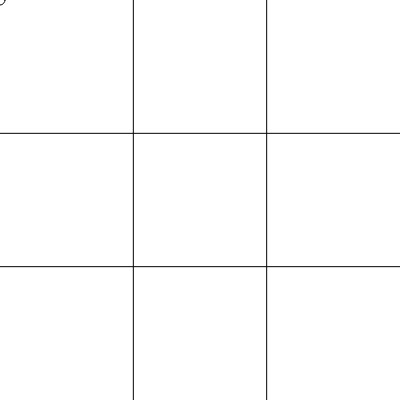
Frame 1 (no input)
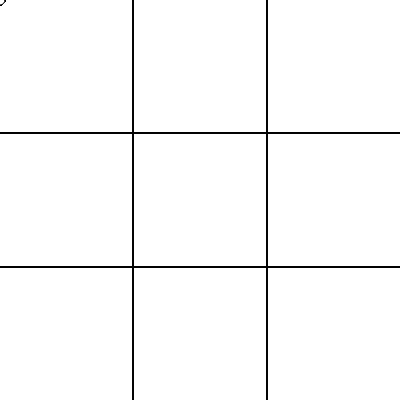
Frame 60 (no input)
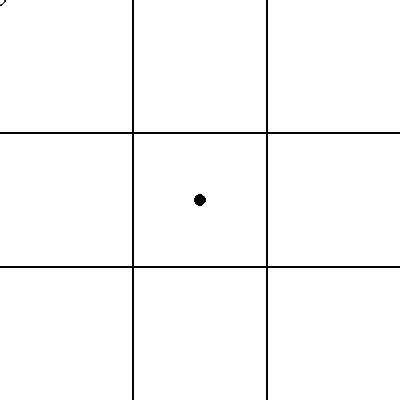
Frame 120 (the mouse pressed at the canvas centre since frame 60)

The p5.js sketch that drew these frames (run headless with seeded random() and noise() and a simulated clock; from frame 60 on, the mouse is pressed at the canvas centre):

// p5.js sketch
// ── sketch.js
function setup() {
    createCanvas(width,width);
  }
  
  function draw() {
      stroke(4)
      line(width/3,0,width/3,width);
      line(0,width/3,width,width/3);
      line((width/3)*2,0,(width/3*2),width);
      line(0,(width/3)*2,width,(width/3*2));
      if(mouseIsPressed){
          fill(0)

      }else(
          fill(255)
      )
      ellipse(mouseX,mouseY,10)

  }


// ── TicTacToe.js
const width = 400;

const scl = 400/3

function TTT() {
    this.board = [['','',''],['','',''],['','','']]
    this.boardLocations = [[{x:scl/2,y:scl/2},{x:scl+scl/2,y:scl/2},{x:scl*2+scl/2,y:scl/2}],
                        [{x:scl/2,y:scl+scl/2},{x:scl+scl/2,y:scl+scl/2},{x:scl*2+scl/2,y:scl+scl/2}],
                        [{x:scl/2,y:scl*2+scl/2},{x:scl+scl/2,y:2*scl+scl/2},{x:scl*2+scl/2,y:2*scl+scl/2}]];

    this.draw = () => {
        for(let i = 0; i < 3;i++){
            for(let j = 0; j < 3; j++){

            }
        }
    }




}
